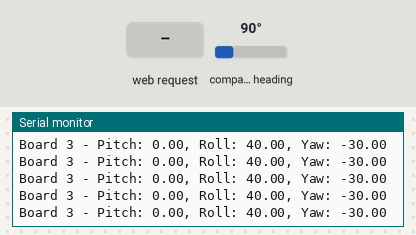
Simulated run of this sketch. Board: ESP32. Shown: the last lines printed to the serial monitor. The test bench sets the inputs (shaded band); at power-on: compass heading 90°. WiFi joins after 1.5 s; servers stay silent unless stated.

Above: at 3.2 s.
3.3 s: HTTP request GET /calibrate?module=1 received
6.3 s: HTTP request GET /calibrate?module=0 received
9.3 s: HTTP request GET /calibrate?module=120 received
12.3 s: compass heading set to 7°
At 12.65 s:
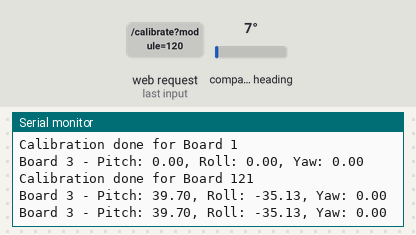
13.8 s: HTTP request GET /calibrate?module=1 received
16.8 s: HTTP request GET /calibrate?module=0 received
At 20.07 s:
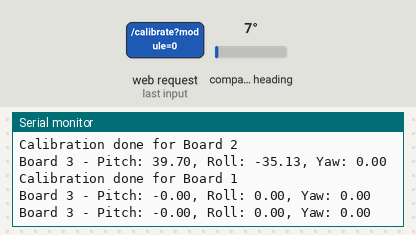
Timing chart, 0 to 20.8 s (numbered marks = the images above; inputs shaded):
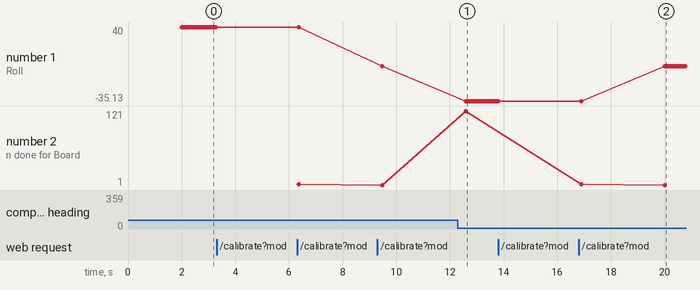

The sketch:

sample_1.ino
```cpp
#include <WiFi.h>
#include <ESPAsyncWebServer.h>
#include <esp_now.h>
#include "MPU9250_asukiaaa.h"

// MPU9250 sensor object for server ESP32 (board 3)
MPU9250_asukiaaa mpu;

// Arrays to store pitch, roll, and yaw for all 4 boards (including server as board 3)
float pitch[4] = {0}, roll[4] = {0}, yaw[4] = {0};
float pitchOffset[4] = {0}, rollOffset[4] = {0}, yawOffset[4] = {0};

AsyncWebServer server(80);
AsyncEventSource events("/events");

// WiFi credentials
const char* ssid = "Galaxy F62";
const char* password = "12345678910abcd";

// ESP-NOW receive callback function
void OnDataRecv(const esp_now_recv_info *info, const uint8_t *data, int len) {
    if (len == sizeof(pitch) + sizeof(roll) + sizeof(yaw)) {
        memcpy(pitch + 1, data, sizeof(pitch) - sizeof(pitch[0]));  // Receiving pitch for boards 1,2,4
        memcpy(roll + 1, data + sizeof(pitch) - sizeof(pitch[0]), sizeof(roll) - sizeof(roll[0]));
        memcpy(yaw + 1, data + sizeof(pitch) + sizeof(roll) - sizeof(pitch[0]) - sizeof(roll[0]), sizeof(yaw) - sizeof(yaw[0]));
        Serial.println("Data received from other boards.");
    }
}

// Calibration function
void calibrateModule(int module) {
    float sumPitch = 0, sumRoll = 0, sumYaw = 0;
    for (int i = 0; i < 300; i++) {
        mpu.magUpdate();
        sumPitch += mpu.magX();
        sumRoll += mpu.magY();
        sumYaw += mpu.magZ();
        delay(10);
    }
    pitchOffset[module] = sumPitch / 300;
    rollOffset[module] = sumRoll / 300;
    yawOffset[module] = sumYaw / 300;
    Serial.printf("Calibration done for Board %d\n", module + 1);
}

// HTML for web interface
const char index_html[] PROGMEM = R"rawliteral(
<!DOCTYPE HTML><html>
<head>
  <title>ESP-NOW DASHBOARD</title>
  <meta name="viewport" content="width=device-width, initial-scale=1">
  <style>
    html { font-family: Arial; text-align: center; }
    .topnav { background-color: #2f4468; color: white; padding: 20px; }
    .content { padding: 20px; }
    .card { background-color: white; padding: 20px; margin: 10px; }
    .reading { font-size: 2.8rem; }
    .button { padding: 10px 20px; background-color: #008CBA; color: white; border: none; cursor: pointer; }
  </style>
</head>
<body>
  <div class="topnav"><h3>ESP-NOW DASHBOARD</h3></div>
  <div class="content">%s</div>
  <script>
    function calibrate(board) { fetch('/calibrate?module=' + board); }
    if (!!window.EventSource) {
      var source = new EventSource('/events');
      source.addEventListener('new_readings', function(e) {
        var obj = JSON.parse(e.data);
        for (var i = 0; i < 4; i++) {
          document.getElementById("pitch" + (i+1)).innerHTML = obj.pitch[i].toFixed(2);
          document.getElementById("roll" + (i+1)).innerHTML = obj.roll[i].toFixed(2);
          document.getElementById("yaw" + (i+1)).innerHTML = obj.yaw[i].toFixed(2);
        }
      }, false);
    }
  </script>
</body>
</html>)rawliteral";

// Generate HTML content dynamically
String generateHTML() {
    String html = "";
    for (int i = 0; i < 4; i++) {
        html += "<div class='card'>";
        html += "<h4>Board " + String(i + 1) + " - Pitch</h4><p><span class='reading' id='pitch" + String(i + 1) + "'></span> &deg;</p>";
        html += "<h4>Board " + String(i + 1) + " - Roll</h4><p><span class='reading' id='roll" + String(i + 1) + "'></span> &deg;</p>";
        html += "<h4>Board " + String(i + 1) + " - Yaw</h4><p><span class='reading' id='yaw" + String(i + 1) + "'></span> &deg;</p>";
        html += "<button class='button' onclick='calibrate(" + String(i) + ")'>Calibrate Board " + String(i + 1) + "</button>";
        html += "</div>";
    }
    return html;
}

void setup() {
    Serial.begin(115200);
    Serial.println("Starting...");

    WiFi.begin(ssid, password);
    while (WiFi.status() != WL_CONNECTED) {
        delay(1000);
        Serial.println("Connecting to WiFi...");
    }
    Serial.println("Connected to WiFi. IP Address: " + WiFi.localIP().toString());
    WiFi.mode(WIFI_STA);

    if (esp_now_init() != ESP_OK) {
        Serial.println("Error initializing ESP-NOW");
        return;
    }
    esp_now_register_recv_cb(OnDataRecv);

    mpu.setWire(&Wire);
    mpu.beginMag();

    server.on("/", HTTP_GET, [](AsyncWebServerRequest *request) {
        String html = String(index_html);
        html.replace("%s", generateHTML());
        request->send(200, "text/html", html);
    });

    server.on("/calibrate", HTTP_GET, [](AsyncWebServerRequest *request) {
        if (request->hasParam("module")) {
            int module = request->getParam("module")->value().toInt();
            calibrateModule(module);
            request->send(200, "text/plain", "Calibration done for module " + String(module + 1));
        }
    });

    events.onConnect([](AsyncEventSourceClient *client) {
        client->send("hello!", NULL, millis(), 10000);
    });
    server.addHandler(&events);
    server.begin();
}

void sendSensorData() {
    String json = "{";
    json += "\"pitch\":[" + String(pitch[0], 2) + "," + String(pitch[1], 2) + "," + String(pitch[2], 2) + "," + String(pitch[3], 2) + "],";
    json += "\"roll\":[" + String(roll[0], 2) + "," + String(roll[1], 2) + "," + String(roll[2], 2) + "," + String(roll[3], 2) + "],";
    json += "\"yaw\":[" + String(yaw[0], 2) + "," + String(yaw[1], 2) + "," + String(yaw[2], 2) + "," + String(yaw[3], 2) + "]";
    json += "}";
    events.send(json.c_str(), "new_readings", millis());
}

void loop() {
    mpu.magUpdate();
    pitch[0] = mpu.magX() - pitchOffset[0];
    roll[0] = mpu.magY() - rollOffset[0];
    yaw[0] = mpu.magZ() - yawOffset[0];

    Serial.printf("Board 3 - Pitch: %.2f, Roll: %.2f, Yaw: %.2f\n", pitch[0], roll[0], yaw[0]);

    sendSensorData();
    delay(50);
}
```

Measured:
- after the input at 12.3 s, the serial monitor: prints a new line after 0.28 s (image 1)
- after the input at 16.8 s, the serial monitor: prints a new line after 3.2 s (image 2)
- plotted number 1: 0 → -35.13 after the input at 12.3 s
- plotted number 2: 121 → 1 after the input at 16.8 s
